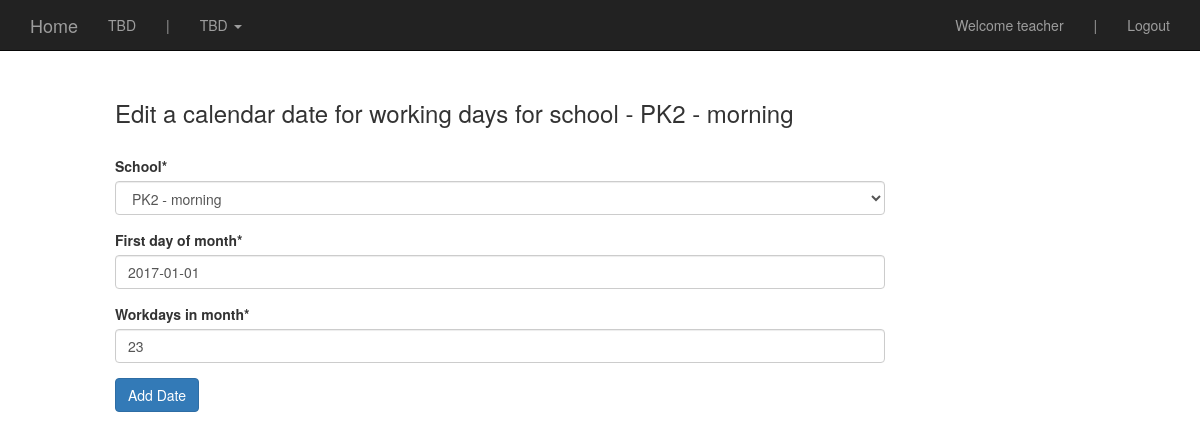
/edi_a_cal_date/3/1/ (signed in), run on the app's committed database.
### attendance/models.py (models this page shows, shortened)
class AttendanceCalendar(models.Model):
	school = models.ForeignKey('schools.School')
	first_day_of_month = models.DateField(auto_now=False, auto_now_add=False)
	workdays_in_month =  models.IntegerField(null=False, blank=False)
	non_weekend_workdays_off = models.IntegerField(null=True, blank=True)
	class Meta:
		unique_together = ("school", "first_day_of_month")

### schools/models.py (models this page shows, shortened)
class School(models.Model):
        school_name = models.CharField(max_length=255)
        shift = models.CharField(max_length=255)
        school_address = models.CharField(max_length=255)
        city = models.CharField(max_length=255)
        date_opened = models.DateField(auto_now=False, auto_now_add=False)
        def __unicode__(self):
            return self.school_name

### students/views.py (the view, shortened to what this page needs)
# urls.py: url(r'^edi_a_cal_date/(?P<pk>\d+)/(?P<month>\d+)/$', st.edit_school_caldate, name='edit_cal_date'), #edit cal date
@login_required
def edit_school_caldate(request, pk=None, month=None):
	try:
		inst = AttendanceCalendar.objects.filter(school_id=pk).filter(first_day_of_month__month = month)[0]
	except:
		return HttpResponseRedirect( reverse('add_cal_date')) #if error, then make user enter cal date
	form = AddAttCalDateForm(request.POST or None, request.FILES or None, instance=inst)
	context = {
		"form": form,
		"inst": inst,
	}
	return render(request, "edit_cal_date.html", context)

### attendance/forms.py
class AddAttCalDateForm(forms.ModelForm):
	class Meta:
		model = AttendanceCalendar
		fields = ["school", "first_day_of_month", "workdays_in_month"]
		widgets = {
			'first_day_of_month': DateWidget(usel10n=True, bootstrap_version=3)
		}

### templates/edit_cal_date.html (shortened to what this page needs)
 {% extends "base.html" %}
{% load crispy_forms_tags %}
{% url 'admin:jsi18n' as jsi18nurl %} <script type="text/javascript" src="{{ jsi18nurl }}"></script>
{% block content %}
<div class='col-sm-8 col-sm-offset-1'>
<br>
<br>
<h3> Edit a calendar date for working days for school - {{inst.school.school_name}}</h3>
<br>
	<form method='POST' action=''> {% csrf_token %}
	{{form|crispy}}
	<input class='btn btn-primary' type='submit' value='Add Date'/>
	</form>
</div>
{% endblock %}

### templates/navbar.html (shortened to what this page needs)
    <nav class="navbar navbar-inverse navbar-fixed-top">
      <div class="container">
        <div class="navbar-header">
          <a class="navbar-brand" href='{% url "user_homepage" %}'>Home</a>
        </div>
        <div id="navbar" class="navbar-collapse collapse">
        <ul class="nav navbar-nav">
                <li><a href=''>TBD</a></li>
                <li><a href=''>|</a></li>
                <li class="dropdown">
                <a href="#" class="dropdown-toggle" data-toggle="dropdown" role="button" aria-haspopup="true" aria-expanded="false"> TBD <span class="caret"></span></a>
              </li>
            </ul>
          <ul class="nav navbar-nav navbar-right">
          {% if request.user.is_authenticated  %}
            <li><a href=''>Welcome {{request.user}}</a></li>
             <li><a href=''>|</a></li>
              <li><a href='{% url "logout" %}'>Logout</a></li>
          {% endif %}
          </ul>
        </div>
      </div>
    </nav>

### static/css/base.css (style rules this page uses)
.navbar { margin-bottom:0; }

### data on the page
AttendanceCalendar: school.school_name "PK2 - morning", school "PK2 - morning", first_day_of_month "2017-01-01", workdays_in_month "23"

### other printed values
{{ request.user }} "teacher"
